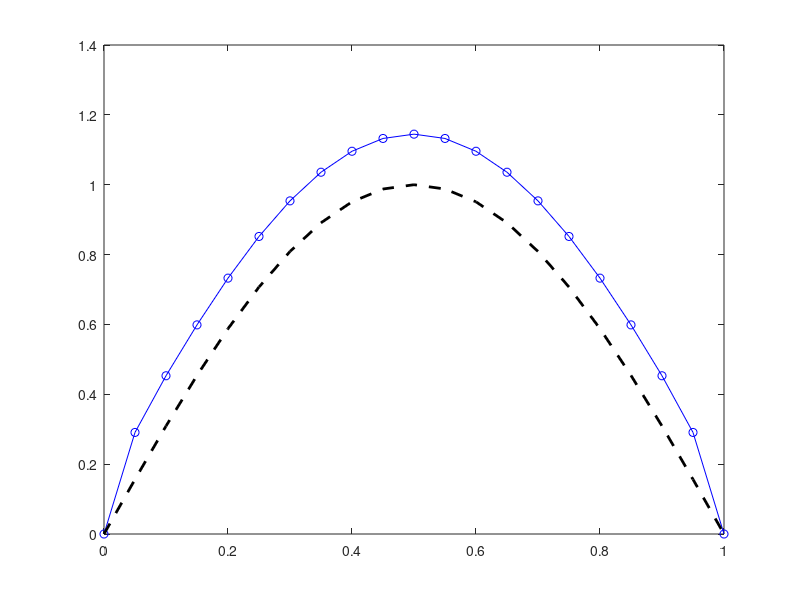

Write the MATLAB code that produced this figure. (Note: this script raises an error after producing the figure.)
%solving the 1D poisson equation with FEM.
%author: Zihan Chen
%modified time: March 23, 2016
%instruction: This program aims to solve the 1D poisson equation:
%                    -u''(x) = pi^2*sin(pi*x), x defines on [0,1]
%with Dirichlet BC as u(0) = u(1) = 0
%The analitical solution is: u(x) = sin(pi*x)
%This time I use quadratic element
%-----------------------------------------------------------------%

clear
clc

%%
%Space discretize
xl = 0;
xr = 1;
l = xr-xl;
N = 20;
h = l/N;
%number of elements. number of nodes will be N
u = zeros(N+1,1);
ue = zeros(3,1);
K = zeros(N+1,N+1);
Ke = zeros(3,3);
%find the discretize matrix in one element
alpha = 1;
beta = 0;
le = 2*h;
Ke(1,:) = [alpha*7/3/le+beta*2*le/15, -alpha*8/3/le+beta*le/15, alpha*1/3/le-beta*le/30];
Ke(2,:) = [-alpha*8/3/le+beta*le/15, alpha*16/3/le+beta*8*le/15, -alpha*8/3/le+beta*le/15];
Ke(3,:) = [alpha*1/3/le-beta*le/30, -alpha*8/3/le+beta*le/15, alpha*7/3/le+beta*2*le/15];
for i = 1:N-1
    K(i,i) = K(i,i) + Ke(1,1);
    K(i,i+1) = K(i,i+1) + Ke(1,2);
    K(i,i+2) = K(i,i+2) + Ke(1,3);
    K(i+1,i) = K(i+1,i) + Ke(2,1);
    K(i+1,i+1) = K(i+1,i+1) + Ke(2,2);
    K(i+1,i+2) = K(i+1,i+2) +Ke(2,3);
    K(i+2,i) = K(i+2,i) + Ke(3,1);
    K(i+2,i+1) = K(i+2,i+1) + Ke(3,2);
    K(i+2,i+2) = K(i+2,i+2) + Ke(3,3);
end

%apply the BC Dirichlet
Knew = K(2:N,2:N);
%find the source matrix    

%integrate be
he = h/N;
be = zeros(3,N-1);
xp = xl:h:xr;

f = @(x) pi^2*sin(pi*x);

be2 = zeros(3,N-1);

for j = 1:N-1 %element
xe1 = xp(j);
xe2 = xp(j+1);
xe3 = xp(j+2);

Ne1f = @(x) (x-xe2).*(x-xe3)/(xe1-xe2)/(xe1-xe3)*pi^2.*sin(pi*x);
Ne2f = @(x) (x-xe1).*(x-xe3)/(xe2-xe1)/(xe2-xe3)*pi^2.*sin(pi*x);
Ne3f = @(x) (x-xe1).*(x-xe2)/(xe3-xe1)/(xe3-xe2)*pi^2.*sin(pi*x);

be(1,j) = integral(Ne1f,xe1,xe3);
be(2,j) = integral(Ne2f,xe1,xe3);
be(3,j) = integral(Ne3f,xe1,xe3);

% fc =1/3*(f(xe1)+f(xe2)+f(xe3));
% be2(:,j) = [le/6*f(xe1);2/3*le*f(xe2);le/6*f(xe3)];
end

%norm (be(1,:)-be2(1,:))

% for j = 1:N-1
%     be(:,j) = [le/6;2/3*le;le/6];
% end
% b = zeros(N+1,1);
% b(1) = be(1,1);
% b(2) = be(2,1)+be(1,2);
% b(N) = be(2,N-1)+be(3,N-2);
% b(N+1) = be(3,N-1);
% for i = 3:N-1
%    b(i) = be(3,i-2)+be(2,i-1)+be(1,i);
% end
b = zeros(N+1,1);
for j = 1:N-1
   for k = 1:3
       b(j+k-1) = b(j+k-1) + be(k,j);
   end
end

bnew = b(2:end-1);

%%
%solving the matrix
u(2:end-1) = Knew\bnew;
U = sin(pi*xp);
plot(xp,u,'bo-')
hold on
plot(xp,U,'k--','linewidth',2)

%%
%finite difference 
B1 = ones(N-2,1);
B2 = ones(N-1,1);
B3 = B1;
A = diag(B1,-1)-2*diag(B2,0)+diag(B3,1);
A = -1/h^2*A;
bd = pi^2*sin(pi*xp(2:end-1));
bd = bd';
%bd = ones(N-1,1);
ud = zeros(N+1,1);
ud(2:end-1) = A\bd;
plot(xp,ud,'rO')
xlabel('x');
ylabel('u(x) or u_j');
title('1D FEM and FD for Poisson equation')
legend('U_F_E_M','U_t_r_u_e','U_F_D')
%error1 = norm(u-ud,1);
%error2 = norm(ud-U',1);

